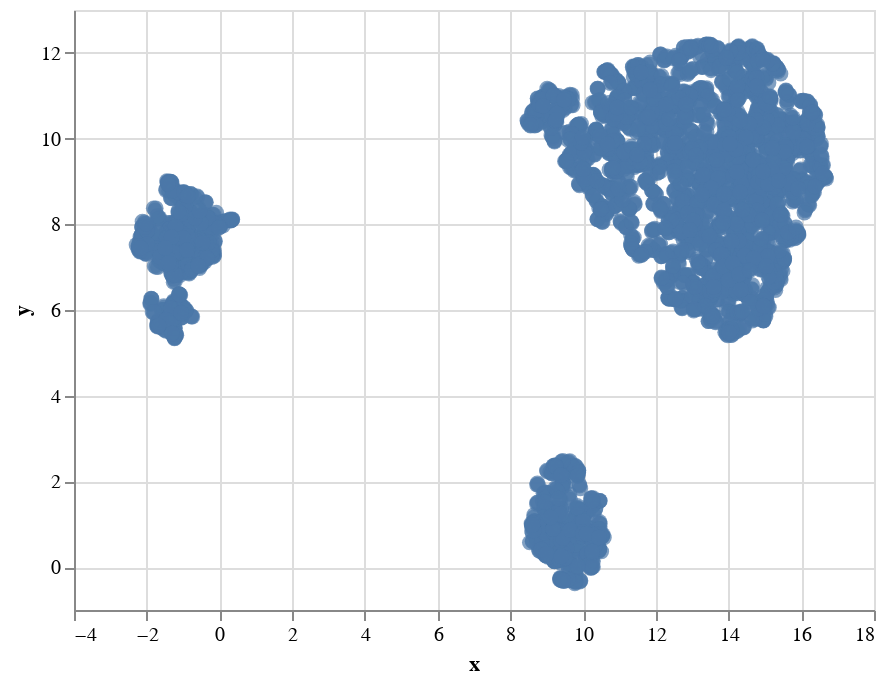

Notebook cell for this chart:
### Code cell
alt.Chart(vis_data).mark_circle(size=60).encode(
    x='x',
    y='y',
    tooltip=['EmployeeID', 'Department']
).interactive()

### Figure 1 — Vega-Lite specification as saved in the notebook (floating-point values rounded to 4 significant figures; data arrays with more than 128 entries replaced by an {"elided": "..."} marker saying what was removed)
{"config": {"view": {"continuousWidth": 400, "continuousHeight": 300}}, "data": {"name": "data-8362d26f7504c7ed0b8e7ab7fbd259f2"}, "mark": {"type": "circle", "size": 60}, "encoding": {"tooltip": [{"field": "EmployeeID", "type": "quantitative"}, {"field": "Department", "type": "nominal"}], "x": {"field": "x", "type": "quantitative"}, "y": {"field": "y", "type": "quantitative"}}, "selection": {"selector001": {"type": "interval", "bind": "scales", "encodings": ["x", "y"]}}, "$schema": "https://vega.github.io/schema/vega-lite/v4.17.0.json", "datasets": {"data-8362d26f7504c7ed0b8e7ab7fbd259f2": {"elided": "4300 records"}}}
